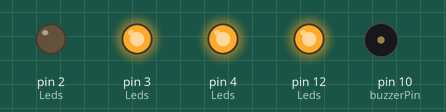
Simulated run of this sketch. Board: Arduino Uno, built with avr-gcc and run on an emulated ATmega328P. On the bench: output pins drawn as LEDs (lit = HIGH), buzzer (waves = sounding). Random numbers use the default seed unless the sketch sets one.

Above: at 0.1 s.
At 4.15 s:
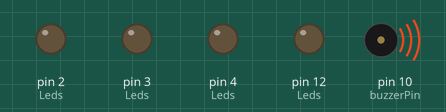
At 7.6 s:
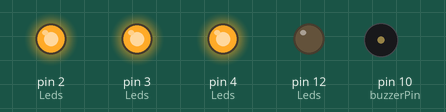
At 17.6 s:
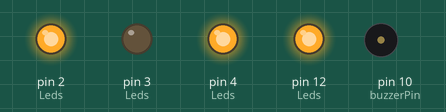
At 26.9 s:
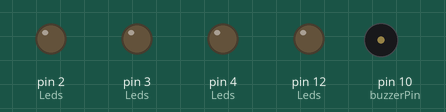
At 37.6 s:
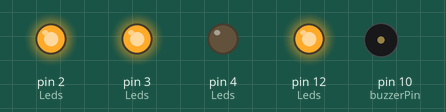
Timing chart, 0 to 40.0 s (numbered marks = the images above):
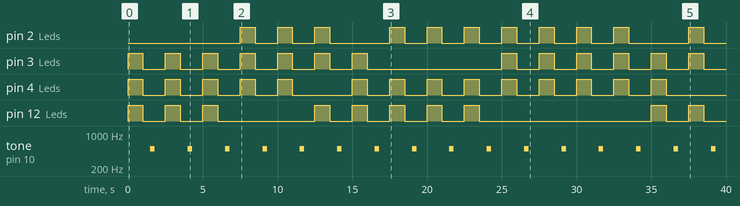

The sketch:

sketch_aug2a.ino
```cpp
#define RedLed 2
#define YellowLed 3
#define GreenLed 4
#define BlueLed 12
#define buzzerPin 10
#define NUM_OF_LEDS 4
int Leds[NUM_OF_LEDS]={RedLed,YellowLed,GreenLed,BlueLed};
int rnd;
void setup() {
  // put your setup code here, to run once:
Serial.begin(9600);
randomSeed(analogRead(A1));
for(int i=0;i<NUM_OF_LEDS;i++){
pinMode(Leds[i],OUTPUT);
rnd=random(0,NUM_OF_LEDS);
}
}

void loop() {
  // put your main code here, to run repeatedly:
  rnd=random(0,NUM_OF_LEDS);
for(int i=0;i<NUM_OF_LEDS;i++){
  if(i==rnd){
    digitalWrite(Leds[i],LOW);
  } else{
    digitalWrite(Leds[i],HIGH);
  }
}
delay(1000);
for(int i=0;i<NUM_OF_LEDS;i++){
 digitalWrite(Leds[i],LOW);
}
delay(500);
tone(buzzerPin, 500, 300);
delay(1000);
//digitalWrite(Leds[rnd],HIGH);
}
```

Measured:
- by itself, pin 2 (Leds): LOW → HIGH at 7.5 s, → LOW 1.0 s later, → HIGH 1.5 s later, → LOW 1.0 s later, … (22 changes in this stretch)
- by itself, pin 3 (Leds): goes 6 × (HIGH 1.0 s, LOW 1.5 s), HIGH 1.0 s, LOW 9.0 s, 5 × (HIGH 1.0 s, LOW 1.5 s), HIGH 1.0 s, then LOW
- by itself, pin 4 (Leds): goes 4 × (HIGH 1.0 s, LOW 1.5 s), HIGH 1.0 s, LOW 4.0 s, 8 × (HIGH 1.0 s, LOW 1.5 s), HIGH 1.0 s, then LOW
- by itself, pin 12 (Leds): LOW → HIGH at 0.00 s, → LOW 1.0 s later, → HIGH 1.5 s later, → LOW 1.0 s later, … (20 changes in this stretch)
- by itself, tone on pin 10 (buzzerPin): alternates 500 Hz for 0.30 s and silent for 2.2 s
